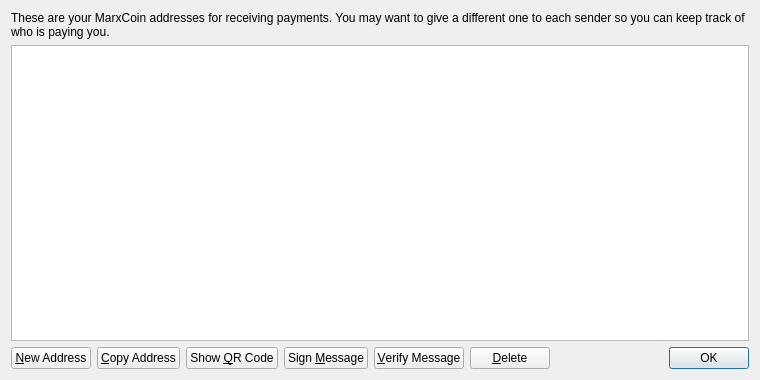
<?xml version="1.0" encoding="UTF-8"?>
<ui version="4.0">
 <class>AddressBookPage</class>
 <widget class="QWidget" name="AddressBookPage">
  <property name="geometry">
   <rect>
    <x>0</x>
    <y>0</y>
    <width>760</width>
    <height>380</height>
   </rect>
  </property>
  <property name="windowTitle">
   <string>Address Book</string>
  </property>
  <layout class="QVBoxLayout" name="verticalLayout">
   <item>
    <widget class="QLabel" name="labelExplanation">
     <property name="text">
      <string>These are your MarxCoin addresses for receiving payments. You may want to give a different one to each sender so you can keep track of who is paying you.</string>
     </property>
     <property name="textFormat">
      <enum>Qt::PlainText</enum>
     </property>
     <property name="wordWrap">
      <bool>true</bool>
     </property>
    </widget>
   </item>
   <item>
    <widget class="QTableView" name="tableView">
     <property name="contextMenuPolicy">
      <enum>Qt::CustomContextMenu</enum>
     </property>
     <property name="toolTip">
      <string>Double-click to edit address or label</string>
     </property>
     <property name="tabKeyNavigation">
      <bool>false</bool>
     </property>
     <property name="selectionMode">
      <enum>QAbstractItemView::SingleSelection</enum>
     </property>
     <property name="selectionBehavior">
      <enum>QAbstractItemView::SelectRows</enum>
     </property>
     <property name="sortingEnabled">
      <bool>true</bool>
     </property>
     <attribute name="verticalHeaderVisible">
      <bool>false</bool>
     </attribute>
    </widget>
   </item>
   <item>
    <layout class="QHBoxLayout" name="horizontalLayout">
     <item>
      <widget class="QPushButton" name="newAddressButton">
       <property name="toolTip">
        <string>Create a new address</string>
       </property>
       <property name="text">
        <string>&amp;New Address</string>
       </property>
      </widget>
     </item>
     <item>
      <widget class="QPushButton" name="copyToClipboard">
       <property name="toolTip">
        <string>Copy the currently selected address to the system clipboard</string>
       </property>
       <property name="text">
        <string>&amp;Copy Address</string>
       </property>
      </widget>
     </item>
     <item>
      <widget class="QPushButton" name="showQRCode">
       <property name="text">
        <string>Show &amp;QR Code</string>
       </property>
      </widget>
     </item>
     <item>
      <widget class="QPushButton" name="signMessage">
       <property name="toolTip">
        <string>Sign a message to prove you own a MarxCoin address</string>
       </property>
       <property name="text">
        <string>Sign &amp;Message</string>
       </property>
      </widget>
     </item>
     <item>
      <widget class="QPushButton" name="verifyMessage">
       <property name="toolTip">
        <string>Verify a message to ensure it was signed with a specified MarxCoin address</string>
       </property>
       <property name="text">
        <string>&amp;Verify Message</string>
       </property>
      </widget>
     </item>
     <item>
      <widget class="QPushButton" name="deleteButton">
       <property name="toolTip">
        <string>Delete the currently selected address from the list</string>
       </property>
       <property name="text">
        <string>&amp;Delete</string>
       </property>
      </widget>
     </item>
     <item>
      <spacer name="horizontalSpacer">
       <property name="orientation">
        <enum>Qt::Horizontal</enum>
       </property>
       <property name="sizeHint" stdset="0">
        <size>
         <width>40</width>
         <height>20</height>
        </size>
       </property>
      </spacer>
     </item>
     <item>
      <widget class="QDialogButtonBox" name="buttonBox">
       <property name="sizePolicy">
        <sizepolicy hsizetype="Maximum" vsizetype="Fixed">
         <horstretch>0</horstretch>
         <verstretch>0</verstretch>
        </sizepolicy>
       </property>
       <property name="standardButtons">
        <set>QDialogButtonBox::Ok</set>
       </property>
      </widget>
     </item>
    </layout>
   </item>
  </layout>
 </widget>
 <resources>
  <include location="../bitcoin.qrc"/>
 </resources>
 <connections/>
</ui>
